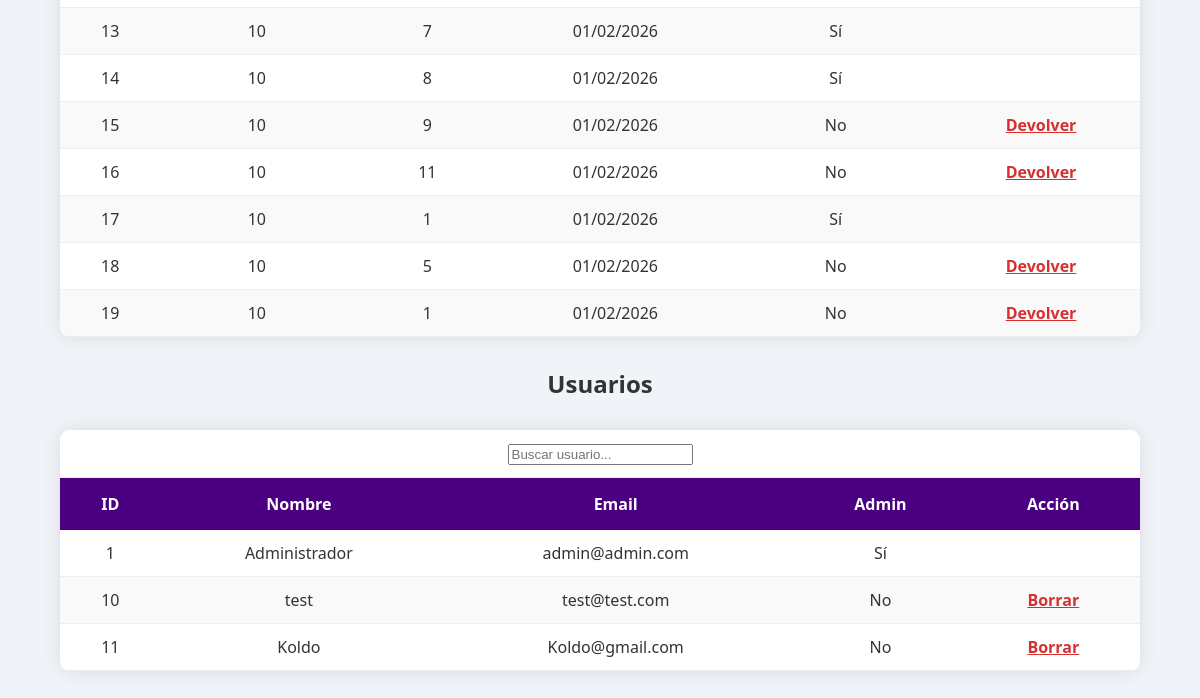
Page /admin (signed in, lower part) on the earlier database version.
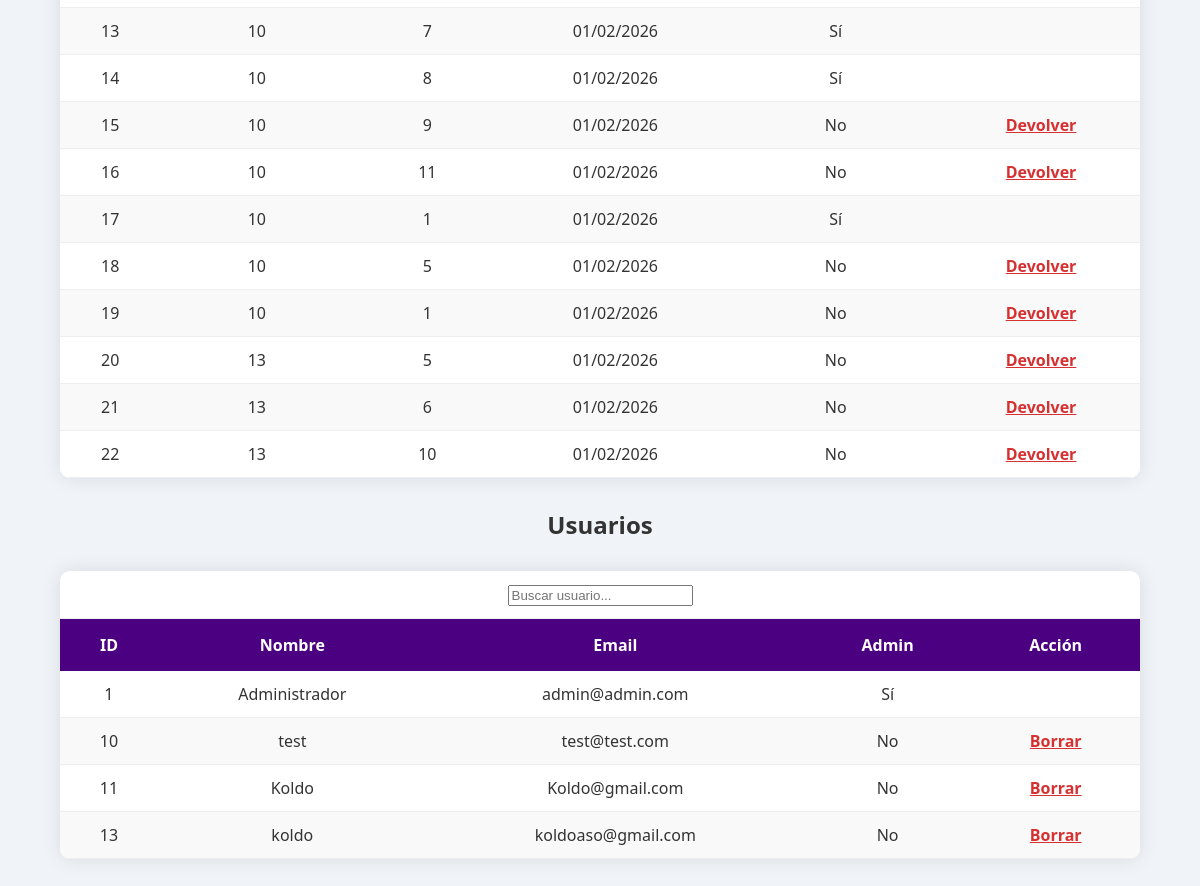
Same page on the later database version.
### app/models/tablas.py (models this page shows)
class Prestamos(Base):
    __tablename__ = 'prestamos'
    id = Column(Integer, primary_key=True)
    usuario_id = Column(Integer, ForeignKey('usuarios.id'))
    libros_id = Column(Integer, ForeignKey('libros.id'))
    fechaprestamos = Column(String)
    devuelto = Column(Boolean)

class Usuarios(Base):
    __tablename__ = "usuarios"
    id = Column(Integer, primary_key=True)
    nombre = Column(String)
    apellidos = Column(String)
    email = Column(String)
    password = Column(String)
    direccion = Column(String)
    admin = Column(Boolean)

### app/routes/admin/adminpanel.py (the view)
@admin_bp.route("/admin")
def adminpanel():
    if not flask_session.get("usuario_id"):
        return redirect(url_for("login.login"))
    op = Operaciones()
    usuarios = op.mostrarUsu()
    reservas = op.mostrarReservas()
    return render_template("admin/adminpanel.html", usuarios=usuarios, reservas=reservas)

### app/app.py (called while the page is built)
def create_app():
    app = Flask(__name__)
    app.config['SECRET_KEY'] = 'secret'
    Base.metadata.create_all(engine)
    @app.teardown_appcontext
    def shutdown_session(exception=None):
        session.remove()
    for bp in ALL_BLUEPRINTS:
        app.register_blueprint(bp)
    return app

### app/models/operaciones.py (called while the page is built)
    @staticmethod
    def mostrarUsu():
        usuarios=session.query(Usuarios).all()
        print(usuarios)
        return usuarios

    @staticmethod
    def mostrarReservas():
        return session.query(Prestamos).all()

### templates/admin/adminpanel.html (shortened to what this page needs)
{% extends "base.html" %}
{% block content %}
<table>
    {% for r in reservas %}
    <tr>
        <td>{{ r.id }}</td>
        <td>{{ r.usuario_id }}</td>
        <td>{{ r.libros_id }}</td>
        <td>{{ r.fechaprestamos }}</td>
        <td>{{ "Sí" if r.devuelto else "No" }}</td>
        <td>
            {% if not r.devuelto %}
                <a href="{{ url_for('admin.devolver_reserva', id_reserva=r.id) }}">
                    Devolver
                </a>
            {% endif %}
        </td>
    </tr>
    {% endfor %}
</table>
<h2>Usuarios</h2>
<table id="tablaUsuarios" class="tablaUsuarios">
    <tr>
        <td colspan="5"><input type="text" id="buscadorUsuarios" placeholder="Buscar usuario..."></td>
    </tr>
    <tr>
        <th>ID</th>
        <th>Nombre</th>
        <th>Email</th>
        <th>Admin</th>
        <th>Acción</th>
    </tr>
    {% for u in usuarios %}
    <tr>
        <td>{{ u.id }}</td>
        <td>{{ u.nombre }}</td>
        <td>{{ u.email }}</td>
        <td>{{ "Sí" if u.admin else "No" }}</td>
        <td>
            {% if not u.admin %}
                <a href="{{ url_for('admin.borrar_usuario', id_usuario=u.id) }}">
                    Borrar
                </a>
            {% endif %}
        </td>
    </tr>
    {% endfor %}
</table>
{% endblock %}

### templates/base.html (shortened to what this page needs)
<!DOCTYPE html>
<html lang="es">
<head>
    <link rel="stylesheet" href="{{ url_for('static', filename='css/styles.css') }}">
</head>
<body>
    <main>
        {% block content %}{% endblock %}
    </main>
</body>
</html>

### app/static/css/styles.css (style rules this page uses)
:root { margin: 0; }
body { margin: 0; background-color: #f0f4f8; font-family: 'Segoe UI', Tahoma, Geneva, Verdana, sans-serif; text-align: center; color: #333; }
table { width: 90%; border: none; border-radius: 10px; border-collapse: collapse; margin: 30px auto; overflow: hidden; box-shadow: 0 0 20px rgba(0,0,0,0.1); }
table th { background-color: #4b0082; color: white; padding: 15px; }
table tr:nth-child(even) td { background-color: #f9f9f9; }
table td a { font-weight: bold; color: #d63031; }

Differences in the rows shown:
added Prestamos: id "20", usuario_id "13", libros_id "5", fechaprestamos "01/02/2026", devuelto "No"
added Prestamos: id "21", usuario_id "13", libros_id "6", fechaprestamos "01/02/2026", devuelto "No"
added Prestamos: id "22", usuario_id "13", libros_id "10", fechaprestamos "01/02/2026", devuelto "No"
added Usuarios: id "13", nombre "koldo", email "koldoaso@gmail.com", admin "No"
